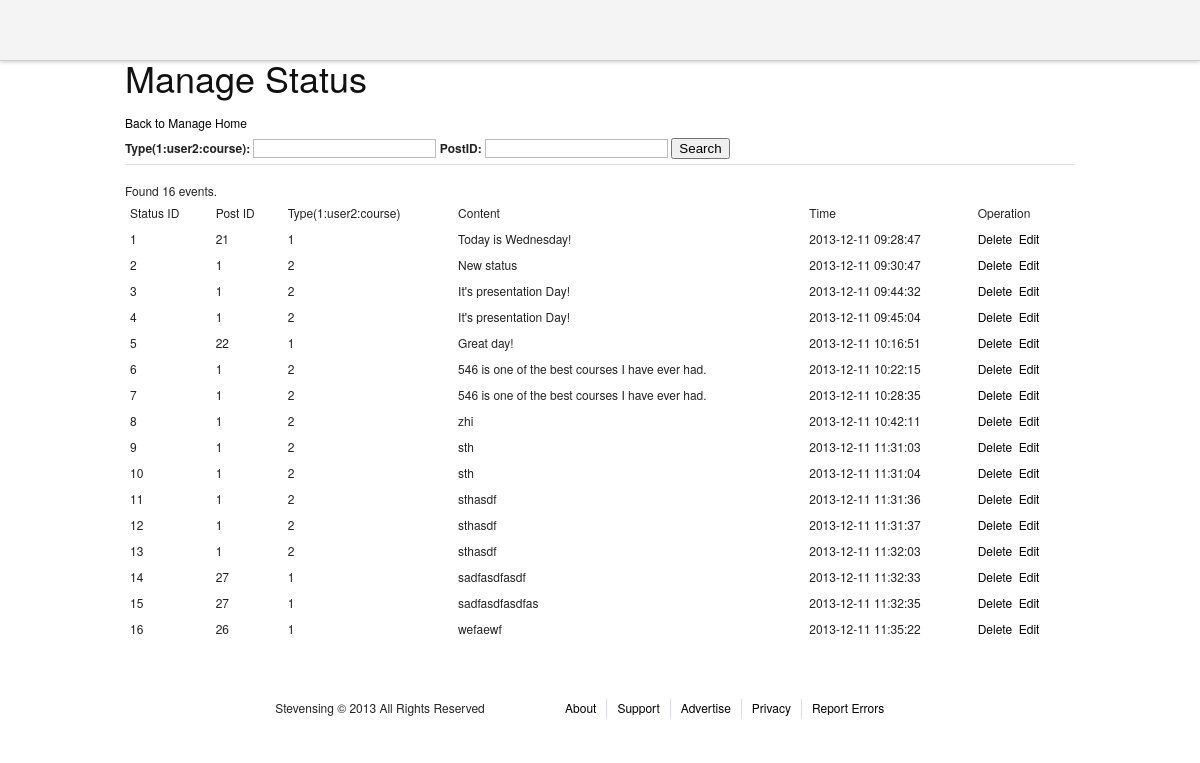
Page /admin/managestatus.php on the earlier database version.
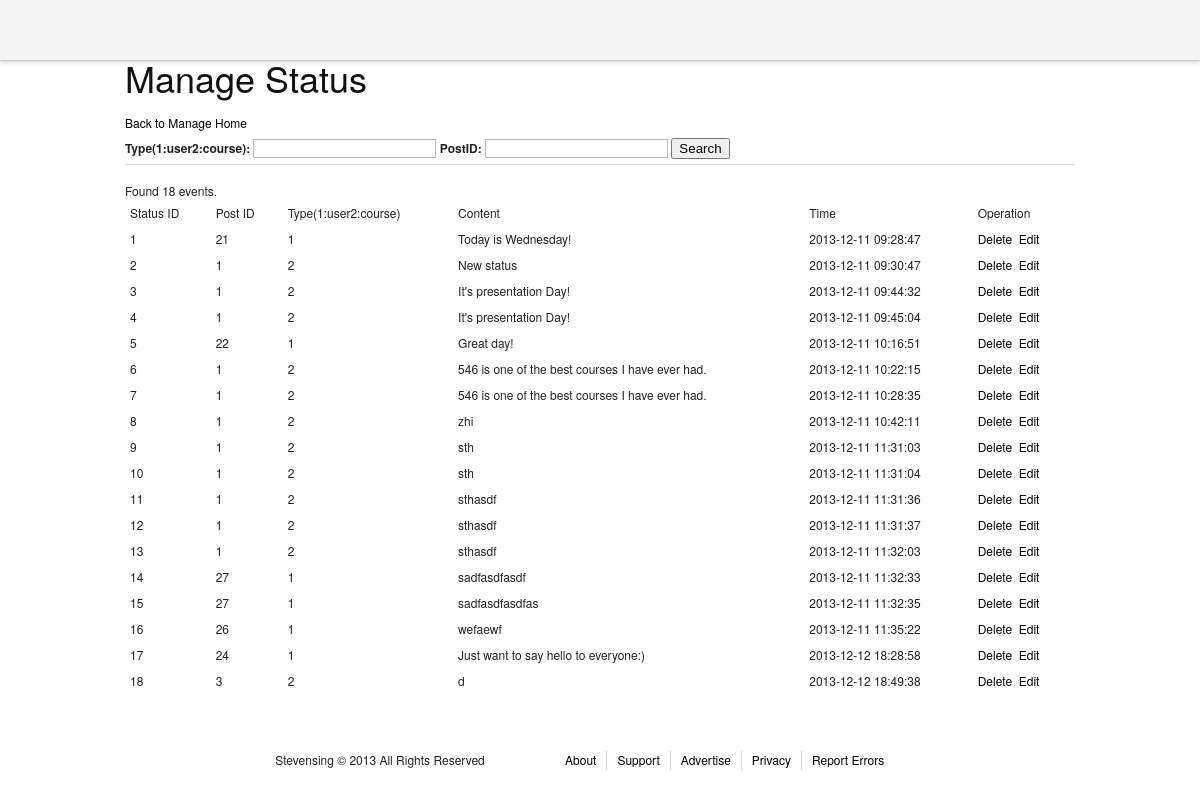
Same page on the later database version.
### tables this page shows
CREATE TABLE `statuses` (
  `status_id` int(11) NOT NULL AUTO_INCREMENT,
  `entity_id` int(11) NOT NULL,
  `entity_type` tinyint(4) NOT NULL,
  `content` varchar(600) NOT NULL,
  `timestamp` timestamp NOT NULL DEFAULT CURRENT_TIMESTAMP ON UPDATE CURRENT_TIMESTAMP,
  PRIMARY KEY (`status_id`)
);

### admin/managestatus.php (the view, shortened to what this page needs)
<?php
include "header.php";
include "../mysqli_connection.php";
?>
<div>
<h1>Manage Status</h1>
<a href = "adminhome.php">Back to Manage Home</a>
</div>
<div>
<form action = "#" method = "GET">
<label for = "type">Type(1:user2:course): </label><input type = "text" name = "type" value = "<?php echo isset($_GET['type'])?$_GET['type']:"";?>" />
<label for = "id">PostID: </label><input type = "text" name = "id" value = "<?php echo isset($_GET['id'])?$_GET['id']:"";?>" />
<input type = "submit" value = "Search" />
</form>
</div>
<hr />
<div>
<table>
<thead >
<td>Status ID</td><td>Post ID</td><td>Type(1:user2:course)</td><td>Content</td><td>Time</td><td>Operation</td>
</thead>
<tbody>
<?php
$filter = "true";
$perNumber = 25;
if(isset($_GET['page']))$page = $_GET['page'];
else $page=1;
$count = $mysqli->query("select count(*) from statuses WHERE " . $filter . ";");
$rs = mysqli_fetch_array($count);
$totalNumber = $rs[0];
if ($totalNumber == 0){
        echo "<div><font color='red'>No result!</font></div>";
}
else{
        echo "<div>Found " . $totalNumber. " events.</div>";
}
$startCount = ($page - 1) * $perNumber;
$result = $mysqli->query("select * from statuses WHERE (" . $filter .") LIMIT $startCount, $perNumber");
if ($result){
        while ($row = mysqli_fetch_array($result)){
?>
<tr>
<td><?php echo $row["status_id"];?></td>
<td><?php echo $row["entity_id"];?></td>
<td><?php echo $row["entity_type"];?></td>
<td><?php echo $row["content"];?></td>
<td><?php echo $row["timestamp"];?></td>
<td><a href="javascript:" onclick = "show_delete_yes(this,<?php echo $row['status_id'];?>);" >Delete</a>&nbsp&nbsp<a href="editstatus.php?id=<?php echo $row['status_id'];?>">Edit</a></td>
</tr>
</tbody>
<?php
        }
 }
?>
</table>
</div>
<?php
include "footer.php";

Differences in the rows shown:
added statuses: status_id "17", entity "24", entity_type "1", content "Just want to say hello to everyone:)", timestamp "2013-12-12 18:28:58"
added statuses: status_id "18", entity "3", entity_type "2", content "d", timestamp "2013-12-12 18:49:38"
Other differences:
$totalNumber: "16" → "18"
